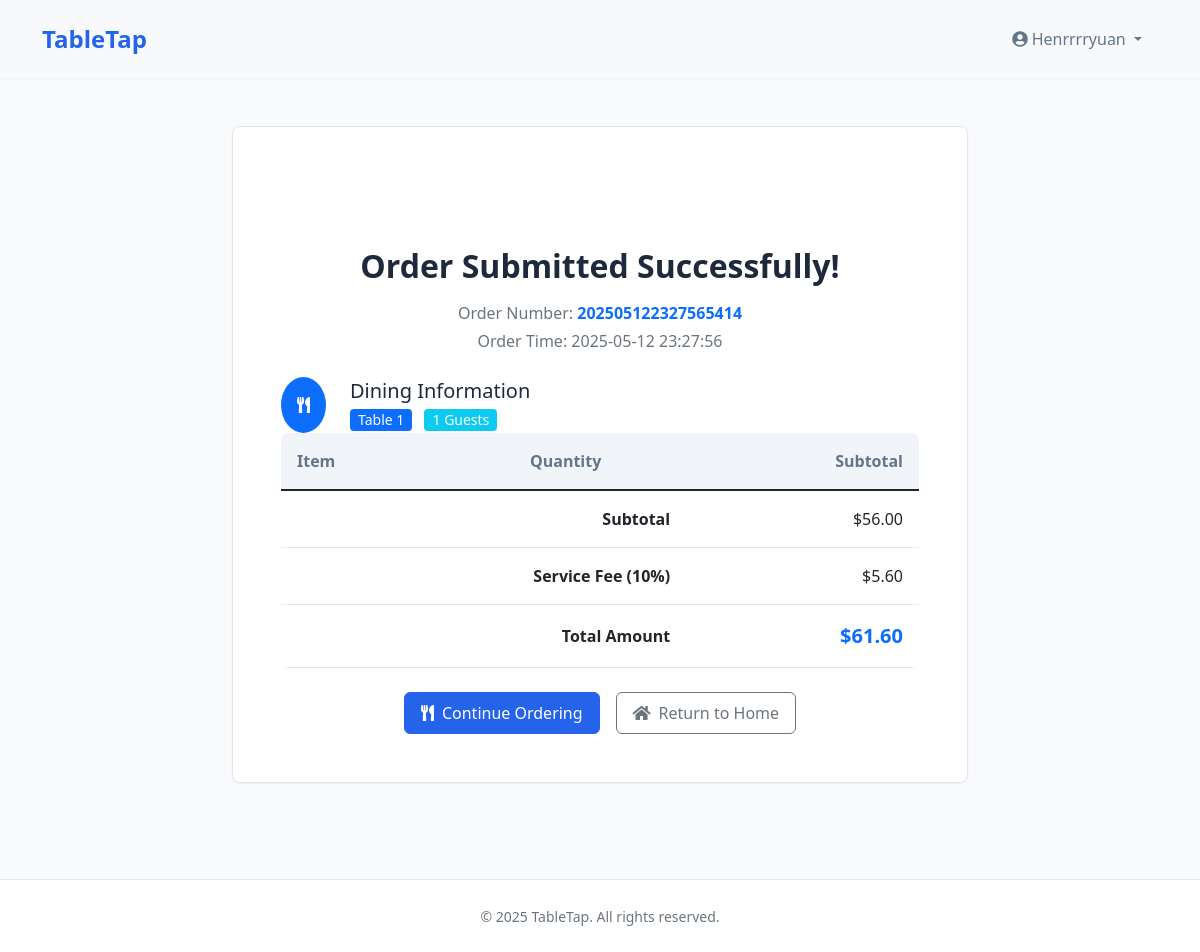
The page /orders/202505122327565414/success/ (signed in) on the database its author committed.
### core/models.py (models this page shows, shortened)
class Order(models.Model):
    STATUS_CHOICES = [
        ('pending', 'Pending'),
        ('completed', 'Completed'),
        ('cancelled', 'Cancelled'),
    ]
    user = models.ForeignKey(User, on_delete=models.CASCADE, null=True, blank=True)
    order_number = models.CharField(max_length=20, unique=True)
    table_number = models.CharField(max_length=10)
    guest_count = models.IntegerField()
    status = models.CharField(max_length=20, choices=STATUS_CHOICES, default='pending', verbose_name='Status')
    created_at = models.DateTimeField(auto_now_add=True)
    completed_at = models.DateTimeField(null=True, blank=True, verbose_name='Completion Time')
    updated_at = models.DateTimeField(auto_now=True)
    total_amount = models.DecimalField(max_digits=10, decimal_places=2, default=0)
    service_fee = models.DecimalField(max_digits=10, decimal_places=2, default=0)
    grand_total = models.DecimalField(max_digits=10, decimal_places=2, default=0)
    class Meta:
        verbose_name = 'Order'
        verbose_name_plural = 'Orders'
        ordering = ['-created_at']

### core/views.py (the view)
# urls.py: path('orders/<str:order_number>/success/', views.order_success, name='order_success'),
@login_required
def order_success(request, order_number):
    order = get_object_or_404(Order, order_number=order_number)
    return render(request, 'core/order_success.html', {'order': order})

### core/templates/core/order_success.html (shortened to what this page needs)
{% extends "core/base.html" %}
{% load static %}
{% block content %}
<div class="container py-5">
    <div class="row justify-content-center">
        <div class="col-lg-8">
            <div class="card success-card fade-in">
                <div class="card-body p-5">
                    <div class="success-icon mb-4">
                        <i class="fas fa-check-circle fa-3x text-white"></i>
                    </div>
                    <div class="text-center mb-4">
                        <h2 class="mb-3 fw-bold">Order Submitted Successfully!</h2>
                        <p class="text-muted mb-1">Order Number: <span class="fw-bold text-primary">{{ order.order_number }}</span></p>
                        <p class="text-muted">Order Time: {{ order.created_at|date:"Y-m-d H:i:s" }}</p>
                    </div>
                    <div class="order-info">
                        <div class="row align-items-center">
                            <div class="col-auto">
                                <div class="bg-primary rounded-circle p-3 text-white">
                                    <i class="fas fa-utensils"></i>
                                </div>
                            </div>
                            <div class="col">
                                <h5 class="mb-1">Dining Information</h5>
                                <p class="mb-0">
                                    <span class="badge bg-primary me-2">Table {{ order.table_number }}</span>
                                    <span class="badge bg-info">{{ order.guest_count }} Guests</span>
                                </p>
                            </div>
                        </div>
                    </div>
                    <div class="order-table mb-4">
                        <table class="table table-hover mb-0">
                            <thead class="table-header">
                                <tr>
                                    <th class="py-3">Item</th>
                                    <th class="py-3 text-center">Quantity</th>
                                    <th class="py-3 text-end">Subtotal</th>
                                </tr>
                            </thead>
                            <tfoot class="total-section">
                                <tr>
                                    <td colspan="2" class="text-end fw-bold">Subtotal</td>
                                    <td class="text-end">${{ order.total_amount }}</td>
                                </tr>
                                <tr>
                                    <td colspan="2" class="text-end fw-bold">Service Fee (10%)</td>
                                    <td class="text-end">${{ order.service_fee }}</td>
                                </tr>
                                <tr>
                                    <td colspan="2" class="text-end fw-bold">Total Amount</td>
                                    <td class="text-end">
                                        <span class="fw-bold text-primary fs-5">${{ order.grand_total }}</span>
                                    </td>
                                </tr>
                            </tfoot>
                        </table>
                    </div>
                    <div class="action-buttons d-flex justify-content-center gap-3">
                        <a href="{% url 'menu_item_list' %}" class="btn btn-primary">
                            <i class="fas fa-utensils me-2"></i>Continue Ordering
                        </a>
                        <a href="{% url 'logout' %}" class="btn btn-outline-secondary">
                            <i class="fas fa-home me-2"></i>Return to Home
                        </a>
                    </div>
                </div>
            </div>
        </div>
    </div>
</div>
{% endblock %}

### core/templates/core/base.html (shortened to what this page needs)
{% load static %}
<!DOCTYPE html>
<html lang="en">
<head>
    <link href="https://cdn.jsdelivr.net/npm/bootstrap@5.1.3/dist/css/bootstrap.min.css" rel="stylesheet">
    <link href="https://cdnjs.cloudflare.com/ajax/libs/font-awesome/5.15.4/css/all.min.css" rel="stylesheet">
    <link href="{% static 'css/base.css' %}" rel="stylesheet">
</head>
<body>
    <nav class="navbar navbar-expand-lg navbar-light bg-light">
        <div class="container">
            <a class="navbar-brand" href="{% url 'logout' %}">TableTap</a>
            <div class="collapse navbar-collapse" id="navbarNav">
                <ul class="navbar-nav">
                    {% if user.is_authenticated %}
                        <li class="nav-item dropdown">
                            <a class="nav-link dropdown-toggle" href="#" id="navbarDropdown" role="button" data-bs-toggle="dropdown">
                                <i class="fas fa-user-circle me-1"></i>{{ user.username }}
                            </a>
                        </li>
                    {% endif %}
                </ul>
            </div>
        </div>
    </nav>
    {% block content %}{% endblock %}
    <footer class="footer">
        <div class="container text-center">
            <p class="text-muted mb-0">
                <small>© {% now "Y" %} TableTap. All rights reserved.</small>
            </p>
        </div>
    </footer>
</body>
</html>

### static/css/base.css (style rules this page uses)
:root { --primary-color: #2563eb; --primary-dark: #1d4ed8; --primary-light: #60a5fa; --secondary-color: #475569; --accent-color: #f59e0b; --text-primary: #1e293b; --text-secondary: #64748b; --text-light: #94a3b8; --bg-primary: #ffffff; --bg-secondary: #f8fafc; --bg-accent: #f1f5f9; --border-color: #e2e8f0; --shadow-sm: 0 1px 2px 0 rgba(0, 0, 0, 0.05); --shadow-md: 0 4px 6px -1px rgba(0, 0, 0, 0.1); --shadow-lg: 0 10px 15px -3px rgba(0, 0, 0, 0.1); --border-radius-sm: 0.25rem; --border-radius-md: 0.375rem; --border-radius-lg: 0.5rem; --spacing-xs: 0.5rem; --spacing-sm: 1rem; --spacing-md: 1.5rem; --spacing-lg: 2rem; --spacing-xl: 3rem; --font-family: system-ui, -apple-system, 'Segoe UI', Roboto, 'Helvetica Neue', Arial, sans-serif; }
body { font-family: var(--font-family); color: var(--text-primary); background-color: var(--bg-secondary); line-height: 1.5; margin: 0; padding: 0; }
.navbar { background-color: var(--bg-primary); box-shadow: var(--shadow-sm); padding: var(--spacing-sm) 0; position: sticky; top: 0; z-index: 1000; }
.navbar-brand { color: var(--primary-color) !important; font-size: 1.5rem; font-weight: 600; text-decoration: none; transition: color 0.2s ease; }
.nav-link { color: var(--text-secondary) !important; font-weight: 500; padding: var(--spacing-xs) var(--spacing-sm) !important; border-radius: var(--border-radius-md); transition: all 0.2s ease; }
.card { background-color: var(--bg-primary); border-radius: var(--border-radius-lg); border: 1px solid var(--border-color); box-shadow: var(--shadow-sm); transition: transform 0.2s ease, box-shadow 0.2s ease; }
.btn { padding: 0.5rem 1rem; border-radius: var(--border-radius-md); font-weight: 500; transition: all 0.2s ease; }
.btn-primary { background-color: var(--primary-color); border-color: var(--primary-color); color: white; }
.table { background-color: var(--bg-primary); border-radius: var(--border-radius-lg); overflow: hidden; }
.table th { background-color: var(--bg-accent); color: var(--text-secondary); font-weight: 600; padding: var(--spacing-sm); }
.table td { padding: var(--spacing-sm); border-bottom: 1px solid var(--border-color); }
.footer { background-color: var(--bg-primary); border-top: 1px solid var(--border-color); padding: var(--spacing-md) 0; margin-top: var(--spacing-xl); }
.badge { padding: 0.25rem 0.5rem; border-radius: var(--border-radius-sm); font-weight: 500; font-size: 0.875rem; }

### rows shown on the page
Order: order_number "202505122327565414", created_at "2025-05-12 23:27:56", table_number "1", guest_count "1", total_amount "56.00", service_fee "5.60", grand_total "61.60"

### other values the page prints
{{ user.username }} "Henrrrryuan"
